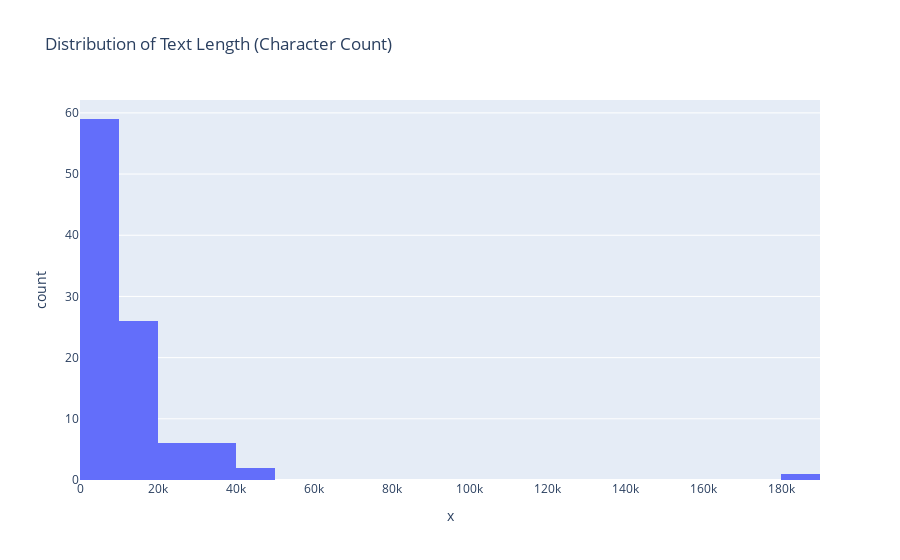
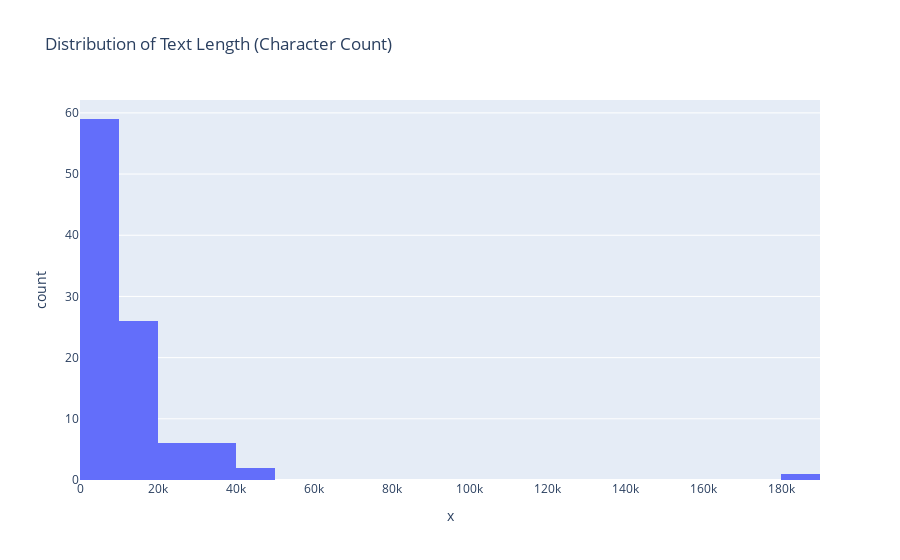

The notebook cell saved with these charts, in order:
### Code cell
import re
from bs4 import BeautifulSoup

def preprocessed_html_text(html_text: str) -> str:
    # Check if html_text is a string before processing
    if not isinstance(html_text, str):
        return "" # Return an empty string or handle appropriately

    # Use html.parser for the first step to potentially handle malformed HTML more gracefully
    # Note: The previous step used lxml for extraction, so we should be consistent or
    # carefully handle potential differences. For this specific issue, sticking to
    # the original logic of using BeautifulSoup for the text cleaning step after
    # initial extraction seems intended.
    try:
        text = BeautifulSoup(html_text, "html.parser").get_text()
    except Exception as e:
        print(f"Warning: Error parsing HTML text: {e}")
        text = html_text # Fallback to original text if parsing fails

    text = re.sub(r'[^A-Za-z0-9\s]', '', text)  # Remove non-alphanumeric
    text = re.sub(r'\s+', ' ', text)  # Remove multiple whitespaces
    text = text.strip().lower()
    return text

# Apply the preprocessed_html_text function to the 'html_text' column
train_csv["preprocessed_html_text"] = train_csv["html_text"].apply(preprocessed_html_text)
)

# Now the 'preprocessed_html_text' column exists and can be used for plotting
px.histogram(x=train_csv["preprocessed_html_text"].apply(len), title="Distribution of Text Length (Character Count)")

### Figure 1 — Plotly figure (JSON) as saved in the notebook; plotly's stock layout.template omitted (floating-point values rounded to 4 significant figures)
{"data": [{"alignmentgroup": "True", "bingroup": "x", "hovertemplate": "x=%{x}<br>count=%{y}<extra></extra>", "legendgroup": "", "marker": {"color": "#636efa", "pattern": {"shape": ""}}, "name": "", "offsetgroup": "", "orientation": "v", "showlegend": false, "x": [8648, 24888, 9396, 4353, 4898, 2736, 2846, 1760, 2293, 2759, 2968, 10055, 8123, 8123, 5990, 5990, 9764, 10286, 8381, 4021, 26864, 37679, 6806, 7947, 7552, 19611, 17359, 33124, 36740, 10191, 10893, 33285, 12941, 16997, 44175, 3756, 7303, 4488, 28653, 5367, 12228, 6787, 3957, 4781, 8545, 5121, 31861, 43918, 8939, 2574, 4094, 3565, 6208, 6208, 3581, 3657, 16634, 15110, 7541, 35427, 7753, 13781, 14599, 16458, 8247, 3288, 8905, 6565, 17270, 16698, 19080, 16257, 9744, 3730, 14783, 7300, 16125, 11273, 22854, 12521, 7017, 6946, 4777, 13234, 6667, 4421, 6113, 6113, 4645, 4645, 19591, 5998, 7404, 20325, 21540, 187248, 7213, 13903, 15975, 9136], "xaxis": "x", "yaxis": "y", "type": "histogram"}], "layout": {"xaxis": {"anchor": "y", "domain": [0, 1], "title": {"text": "x"}}, "yaxis": {"anchor": "x", "domain": [0, 1], "title": {"text": "count"}}, "legend": {"tracegroupgap": 0}, "title": {"text": "Distribution of Text Length (Character Count)"}, "barmode": "relative"}}

### Figure 2 — Plotly figure (JSON) as saved in the notebook; plotly's stock layout.template omitted (floating-point values rounded to 4 significant figures)
{"data": [{"alignmentgroup": "True", "bingroup": "x", "hovertemplate": "x=%{x}<br>count=%{y}<extra></extra>", "legendgroup": "", "marker": {"color": "#636efa", "pattern": {"shape": ""}}, "name": "", "offsetgroup": "", "orientation": "v", "showlegend": false, "x": [8648, 24888, 9396, 4353, 4898, 2736, 2846, 1760, 2293, 2759, 2968, 10055, 8123, 8123, 5990, 5990, 9764, 10286, 8381, 4021, 26864, 37679, 6806, 7947, 7552, 19611, 17359, 33124, 36740, 10191, 10893, 33285, 12941, 16997, 44175, 3756, 7303, 4488, 28653, 5367, 12228, 6787, 3957, 4781, 8545, 5121, 31861, 43918, 8939, 2574, 4094, 3565, 6208, 6208, 3581, 3657, 16634, 15110, 7541, 35427, 7753, 13781, 14599, 16458, 8247, 3288, 8905, 6565, 17270, 16698, 19080, 16257, 9744, 3730, 14783, 7300, 16125, 11273, 22854, 12521, 7017, 6946, 4777, 13234, 6667, 4421, 6113, 6113, 4645, 4645, 19591, 5998, 7404, 20325, 21540, 187248, 7213, 13903, 15975, 9136], "xaxis": "x", "yaxis": "y", "type": "histogram"}], "layout": {"xaxis": {"anchor": "y", "domain": [0, 1], "title": {"text": "x"}}, "yaxis": {"anchor": "x", "domain": [0, 1], "title": {"text": "count"}}, "legend": {"tracegroupgap": 0}, "title": {"text": "Distribution of Text Length (Character Count)"}, "barmode": "relative"}}
